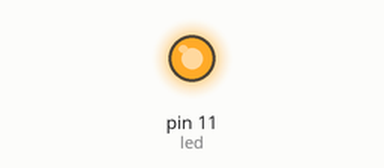
A program run on a simulated Raspberry Pi (header pin numbers). Parts: output pins drawn as LEDs (lit = HIGH).

Above: at 0.2 s.
At 10.8 s:
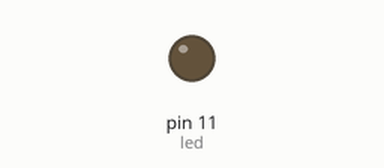
Timing chart, 0 to 15.7 s (numbered marks = the images above):
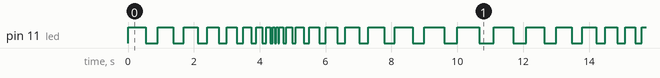

The program:

dynamic_blink1.py
```python
import RPi.GPIO as GPIO
import time

# Setting Numbering Declaration
GPIO.setmode(GPIO.BOARD)

# Declare Pins
led = 11

# Set Pin Modes
GPIO.setup(led, GPIO.OUT)

delay = 1.0
increase = False
upper_limit = 1.0
lower_limit = 0.05


# Blink every second and change interval
while True:
	if delay < lower_limit:
		increase = True
	elif delay > upper_limit:
		increase = False
	if increase:
		delay = delay + 0.1
	else:
		delay = delay - 0.1
	on_time = delay / 5 * 3
	off_time = delay / 5 * 2
	GPIO.output(led, GPIO.HIGH)
	time.sleep(on_time)
	GPIO.output(led, GPIO.LOW)
	time.sleep(off_time)
```

Measured:
- by itself, pin 11 (led): moves between LOW and HIGH, repeating every 12.1 s
- by itself, everything shown: repeats every 12.1 s, in 42 steps
